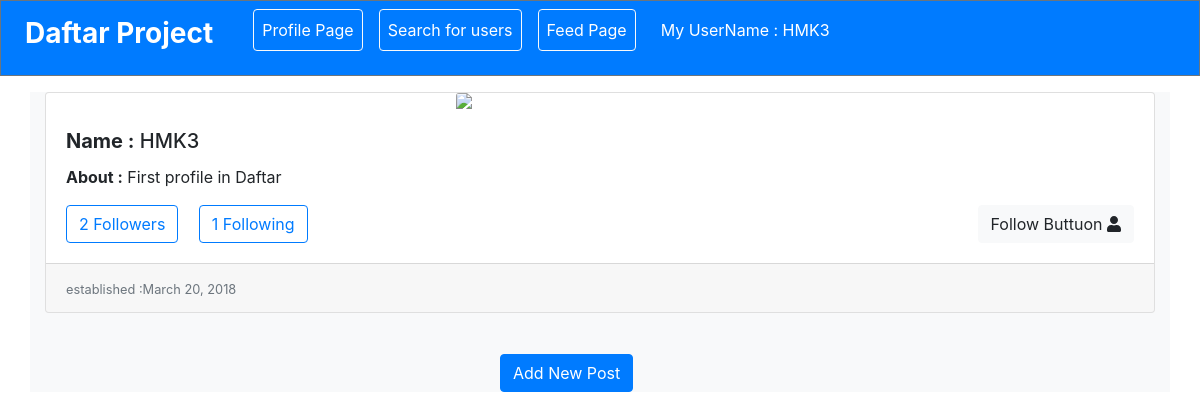
Page /user_profile/5/ (signed in) on the earlier database version.
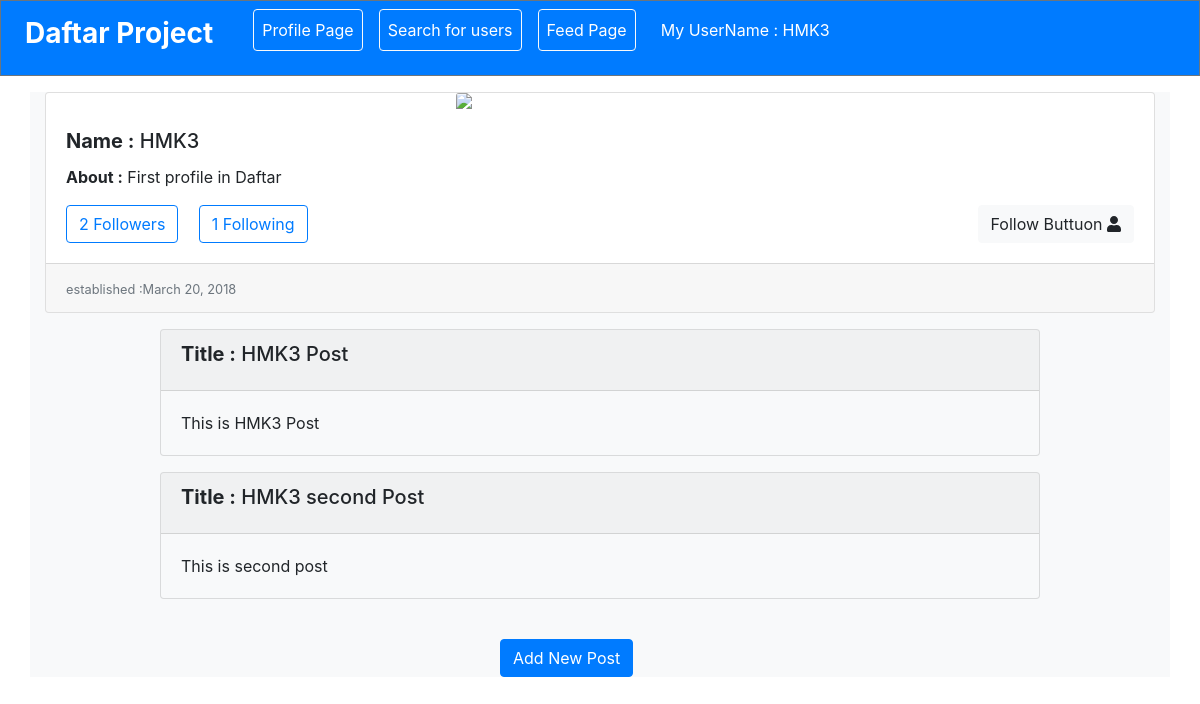
Same page on the later database version.
### Daftar/models.py (models this page shows)
class Post(models.Model):
	user = models.ForeignKey(User, on_delete=models.CASCADE)
	profile = models.ForeignKey(Profile, on_delete=models.CASCADE)
	title = models.CharField(max_length=150)
	context = models.TextField()
	established = models.DateField(auto_now_add=True)

### Daftar/views.py (the view)
# urls.py: path('user_profile/<int:Profile_id>/', views.user_profile, name='user_profile'),
def user_profile(request, Profile_id):
	user_profile = Profile.objects.get(id=Profile_id)
	posts = post_list(request, user_profile.id)
	follow_list = followed_list(request, Profile_id)
	my_profile = Profile.objects.get(owner=request.user)
	context = {
		"user_profile": user_profile,
		"posts": posts,
		"follow_list": follow_list,
		"my_profile": my_profile,
	}
	return render(request, "user_profile.html", context)

### Daftar/views.py (called while the page is built)
def post_list(request,Profile_id):
	profile_obj = Profile.objects.get(id=Profile_id)
	post_obj2 =  profile_obj.post_set.all()
	return post_obj2

def followed_list(request, Profile_id):
	follow_list = []
	profile = Profile.objects.get(id=Profile_id)
	followed = profile.follow_set.all()
	for follow in followed:
		follow_list.append(follow.user)
	return follow_list

### Daftar/templates/user_profile.html (shortened to what this page needs)
{% extends "base.html" %}
{% block content %}
		<nav class="navbar navbar-expand-lg navbar-light bg-primary text-white border border-secondary">
		        <div class="collapse navbar-collapse" id="navbarTogglerDemo03">
		          <ul class="navbar-nav mr-auto mt-2 mt-lg-0">
		            <li class="nav-item active">
		              <a class="nav-link text-white mr-3" href="{% url 'profile_page' %}"> <h3><strong>Daftar Project</strong></h3> <span class="sr-only">(current)</span></a>
		            </li>
		            {% if user.is_authenticated %}
		            <li class="nav-item">
		              <a class="nav-link text-white btn btn-outline-light ml-3" href="{% url 'profile_page' %}">Profile Page</a>
		            </li>
		            <li class="nav-item">
		              <a class="nav-link text-white btn btn-outline-light ml-3" href="{% url 'search_user' %}">Search for users</a>
		            </li>
		            <li class="nav-item">
		              <a class="nav-link text-white btn btn-outline-light ml-3" href="{% url 'feed_page' Profile_id=my_profile.id %}">Feed Page</a>
		            </li>
		            <li class="nav-item">
		            	<a class="nav-link text-white btn btn-primary ml-3">My UserName : {{user.username}}</a>
		            </li>
		            {% endif %}
		          </ul>
		        </div>
      </nav>
<div class="container bg-light">
	<div class="row mt-3">
		<div class="col-md-12 col-xl-12">
			<div class="card-deck">
			  <div class="card">
			    <img class="card-img-top mx-auto" src="https://logopond.com/logos/ccaf061e5bf250bc648aebb7d084f8bd.png" style="max-width: 18rem; alt="Card image cap">
			    <div class="card-body">
			      <h5 class="card-title"> <strong> Name :</strong> {{user_profile.owner}}</h5>
			      <p class="card-text"> <strong> About :</strong> {{user_profile.bio}}</p>
			      	<dev class="btn btn-outline-light border border-primary mr-3"> <a href="{% url 'followers_page' Profile_id=user_profile.id %}"> <span id="follow-count-{{user_profile.id}}">{{user_profile.follow_set.count}} </span><span> Followers</span> </a> </dev>
					<dev class="btn btn-outline-light border border-primary mr-3"><a href="{% url 'following_page' Profile_id=user_profile.id %}"><span id="following-count-{{user_profile.id}}">{{user_profile.owner.follow_set.count}}</span> <span> Following</span> </a> </dev>
				<button class="btn btn-light" style="float: right;" onclick="Follow({{user_profile.id}})">
			    	 <span> Follow Buttuon</span>
					<i id="follow-color-{{user_profile.id}}" class="fas fa-user {% if user_profile in follow_list %} text-primary {% endif %}"></i>
				</button><br>
			    </div>
			    <div class="card-footer">
			      <small class="text-muted">established :{{user_profile.established}}</small>
			    </div>
			  </div>
			</div>
		</div>
	</div>
	<div class="row mt-3 mx-auto">
		<div class="col-md-12 col-xl-12">
			{% for post in posts %}
			<div class="card bg-light mb-3 mx-auto" style="max-width: 55rem;">
			  <div class="card-header"><h5 class="card-title"> <strong>Title :</strong> {{post.title}}</h5></div>
			  <div class="card-body">
			    <p class="card-text">{{post.context}}</p>
			  </div>
			</div>
			{% endfor %}
		</div>
	</div>
		<br>
		{% if request.user == user_profile.owner %}
		<div class="mx-auto" style="width: 200px;">
			<a href="{% url 'create_post' Profile_id=user_profile.id %}"><button type="button" class="btn btn-primary">Add New Post</button></a>
		</div>
		{% endif %}
</div>
{% endblock content %}

Differences in the rows shown:
added Post: title "HMK3 Post", context "This is HMK3 Post"
added Post: title "HMK3 second Post", context "This is second post"
